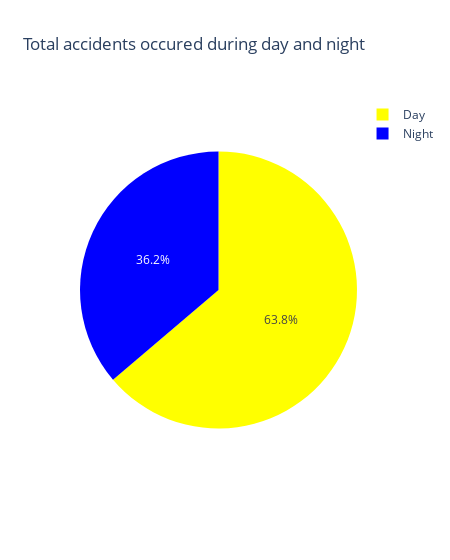

Notebook code for this chart:
### Markdown cell above
**Lets check whether at day or at night, most accidents occured.**

### Code cell
sunrise = df.groupby(['Sunrise_Sunset'])[['Total_accident']].sum()
sunrise= sunrise.reset_index()
sun_fig = px.pie(sunrise, values='Total_accident', names='Sunrise_Sunset', title='Total accidents occured during day and night')
sun_fig.update_layout(piecolorway=['yellow', 'blue'], width=450, plot_bgcolor="aqua")
sun_fig.show()

### Figure 1 — Plotly figure (JSON) as saved in the notebook; plotly's stock layout.template omitted (floating-point values rounded to 4 significant figures)
{"data": [{"domain": {"x": [0, 1], "y": [0, 1]}, "hovertemplate": "Sunrise_Sunset=%{label}<br>Total_accident=%{value}<extra></extra>", "labels": ["Day", "Night"], "legendgroup": "", "name": "", "showlegend": true, "type": "pie", "values": [1814802, 1030540]}], "layout": {"legend": {"tracegroupgap": 0}, "piecolorway": ["yellow", "blue"], "plot_bgcolor": "aqua", "title": {"text": "Total accidents occured during day and night"}, "width": 450}}
